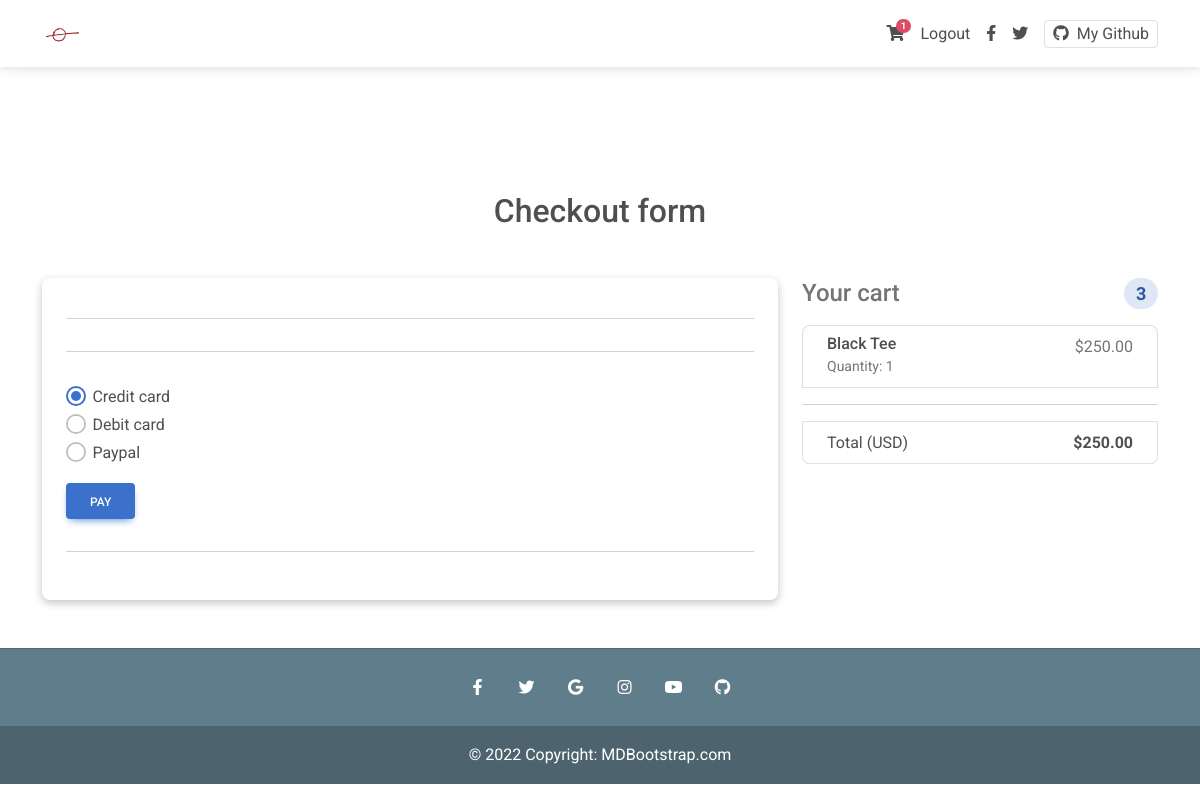
The app's page /payment/ (signed in) with its own data.
### myapp/models.py (models this page shows, shortened)
class Order(models.Model):
    user = models.ForeignKey(settings.AUTH_USER_MODEL,
                             on_delete=models.CASCADE)
    ordered = models.BooleanField(default=False)
    items = models.ManyToManyField(OrderItem)
    start_date = models.DateTimeField(auto_now_add=True)
    ordered_date = models.DateTimeField(auto_now_add=True)
    f_name = models.CharField(max_length=50, null=True)
    l_name = models.CharField(max_length=50, null=True)
    email = models.EmailField(max_length=200, null=True)
    address = models.CharField(max_length=500, null=True)
    address2 = models.CharField(max_length=200, null=True)
    city = models.CharField(max_length=100, null=True)
    country = CountryField()
    state = USStateField()
    zip = USZipCodeField()
    def get_total(self):
        total = 0
        for item in self.items.all():
            if item.item.discount:
                total += item.get_discount_price()
            else:
                total += item.total_price_calc()
        return total
    def get_quantity(self):
        count = 0
        for item in self.items.all():
                count += item.quantity
        return count

class OrderItem(models.Model):
    user = models.ForeignKey(settings.AUTH_USER_MODEL,
                             on_delete=models.CASCADE)
    item = models.ForeignKey(Item, on_delete=models.CASCADE)
    quantity = models.IntegerField(default=1)
    ordered = models.BooleanField(default=False)
    def total_price_calc(self):
        return self.quantity*self.item.price

class Item(models.Model):
    title = models.CharField(max_length=100)
    price = models.DecimalField(decimal_places=2, max_digits=10)
    discount = models.DecimalField(
        decimal_places=2, max_digits=10, null=True, blank=True)
    category = models.CharField(choices=CATEGORY_CHOICES, max_length=2)
    label = models.CharField(choices=LABEL_CHOICES, max_length=1)
    slug = models.SlugField()
    description = models.TextField()
    file_name = models.CharField(max_length=50)

### myapp/views.py (the view)
# urls.py: path('payment/', views.payment_view, name='payment'),
def payment_view(request):
    context = {
        'order': Order.objects.get(user=request.user, ordered=False)
    }
    return render(request, 'payment.html', context)

### myapp/templatetags/cart_count.py (called while the page is built)
@register.filter
def item_count(user):
    if user.is_authenticated:
        order_qs = Order.objects.filter(user=user, ordered=False)
        if order_qs.exists():
            order = order_qs[0]
            return order.get_quantity()
    return 0

@register.filter
def order_pk(user):
    if user.is_authenticated:
        order_qs = Order.objects.filter(user=user, ordered=False)
        if order_qs.exists():
            order = order_qs[0]
            return order.id
    return 0

### templates/payment.html (shortened to what this page needs)
{% extends "index.html" %}
{% load static %}
{% block content %}
<main class="mt-5 pt-4">
    <div class="container">
        <h2 class="my-5 text-center">Checkout form</h2>
        <div class="row">
            <div class="col-md-8 mb-4">
                <div class="card p-4">
                    <hr />
                    <hr />
                    <div class="my-3">
                        <div class="form-check">
                            <input class="form-check-input" type="radio" name="flexRadioDefault" id="flexRadioDefault1" checked />
                            <label class="form-check-label" for="flexRadioDefault1"> Credit card </label>
                        </div>
                        <div class="form-check">
                            <input class="form-check-input" type="radio" name="flexRadioDefault" id="flexRadioDefault2" />
                            <label class="form-check-label" for="flexRadioDefault2"> Debit card </label>
                        </div>
                        <div class="form-check">
                            <input class="form-check-input" type="radio" name="flexRadioDefault" id="flexRadioDefault3" />
                            <label class="form-check-label" for="flexRadioDefault3"> Paypal </label>
                        </div>
                    </div>
                    <div class="row mb-3">
                        <div id="payment-form">
                            <button id="card-button" type="button" class="btn btn-primary">Pay</button>
                          </div>
                    </div>
                    <hr class="mb-4" />
                </div>
            </div>
            <div class="col-md-4 mb-4">
                <h4 class="d-flex justify-content-between align-items-center mb-3">
                    <span class="text-muted">Your cart</span>
                    <span class="badge rounded-pill badge-primary">3</span>
                </h4>
                <ul class="list-group mb-3">
                    {% for obj in order.items.all %}
                    <li class="list-group-item d-flex justify-content-between">
                        <div>
                            <h6 class="my-0">{{ obj.item.title }}</h6>
                            <small class="text-muted">Quantity: {{ obj.quantity }}</small>
                        </div>
                        {% if obj.item.discount %}
                        <span class="text-muted">${{ obj.get_discount_price }}</span>
                        {% else %}
                        <span class="text-muted">${{ obj.total_price_calc }}</span>
                        {% endif %}
                    </li>
                    {% endfor %}
                    <hr />
                    <li class="list-group-item d-flex justify-content-between">
                        <span>Total (USD)</span>
                        <strong>${{ order.get_total }}</strong>
                    </li>
                </ul>
            </div>
        </div>
    </div>
</main>
{% endblock content %}

### templates/index.html (shortened to what this page needs)
{% load static %}
{% load cart_count %}
<!DOCTYPE html>
<html lang="en">
  <head>
    <link
      rel="stylesheet"
      href="https://use.fontawesome.com/releases/v5.11.2/css/all.css"
    />
    <link rel="stylesheet" href="{% static 'css/mdb.min.css' %}" />
    <link rel="stylesheet" href="{% static 'css/style.css' %}" />
  </head>
  <body>
    <nav class="navbar fixed-top navbar-expand-lg navbar-light bg-white">
      <div class="container">
        <div class="collapse navbar-collapse" id="navbarSupportedContent1">
          <a class="navbar-brand mt-2 mt-sm-0" href="{% url 'myapp:home' %}">
            <img
              src="{% static 'img/isolate.jpg' %}"
              height="40"
              width="40"
              alt="Isolate Logo"
              loading="lazy"
            />
          </a>
        </div>
        <div class="d-flex align-items-center">
          {% if request.user.is_authenticated %}
            {% if request.user|item_count > 0 %}
            <a class="nav-link me-3" href="{% url 'myapp:summary' request.user|order_pk %}">
              <i class="fas fa-shopping-cart"></i>
              <span class="badge rounded-pill badge-notification bg-danger">{{ request.user|item_count }}</span>
            </a>
            {% endif %}
          <a class="nav-link me-3" href="{% url 'account_logout' %}" role="button">Logout
          </a>
          {% else %}
          <a class="nav-link me-3" href="{% url 'account_login' %}" role="button">Login
          </a>
          <a class="nav-link me-3" href="{% url 'account_signup' %}" role="button">Sign Up
          </a>
          {% endif %}
          <a class="nav-link me-3" href="#">
            <i class="fab fa-facebook-f"></i>
          </a>
          <a class="nav-link me-3" href="#">
            <i class="fab fa-twitter"></i>
          </a>
          <a
            href="https://github.com/dcueva7"
            class="border rounded px-2 nav-link"
            target="_blank"
          >
            <i class="fab fa-github me-2"></i>My Github
          </a>
        </div>
      </div>
    </nav>
    <div class="mt-5 pt-4">
    </div>
    {% block content %}{% endblock content %}
    <footer
      class="text-center text-white mt-4"
      style="background-color: #607d8b"
    >
      <hr class="text-dark" />
      <div class="container">
        <section class="mb-3">
          <a
            class="btn-link btn-floating btn-lg text-white"
            href="#!"
            role="button"
            data-mdb-ripple-color="dark"
            ><i class="fab fa-facebook-f"></i
          ></a>
          <a
            class="btn-link btn-floating btn-lg text-white"
            href="#!"
            role="button"
            data-mdb-ripple-color="dark"
            ><i class="fab fa-twitter"></i
          ></a>
          <a
            class="btn-link btn-floating btn-lg text-white"
            href="#!"
            role="button"
            data-mdb-ripple-color="dark"
            ><i class="fab fa-google"></i
          ></a>
          <a
            class="btn-link btn-floating btn-lg text-white"
            href="#!"
            role="button"
            data-mdb-ripple-color="dark"
            ><i class="fab fa-instagram"></i
          ></a>
          <a
            class="btn-link btn-floating btn-lg text-white"
            href="#!"
            role="button"
            data-mdb-ripple-color="dark"
            ><i class="fab fa-youtube"></i
          ></a>
          <a
            class="btn-link btn-floating btn-lg text-white"
            href="https://github.com/dcueva7"
            role="button"
            data-mdb-ripple-color="dark"
            ><i class="fab fa-github"></i
          ></a>
        </section>
      </div>
      <div
        class="text-center p-3"
        style="background-color: rgba(0, 0, 0, 0.2); text-color: #e0e0e0"
      >
        © 2022 Copyright:
        <a class="text-white" href="https://mdbootstrap.com/"
          >MDBootstrap.com</a
        >
      </div>
    </footer>
  </body>
</html>

### static/css/style.css (style rules this page uses)
.card { box-shadow: rgba(0, 0, 0, 0.24) 0px 3px 8px; }

### records on screen
OrderItem: item "Black Tee", quantity "1", total_price_calc "250.00"
Order: get_total "250.00"

### other values on screen
{{ request.user|item_count }} "1"
